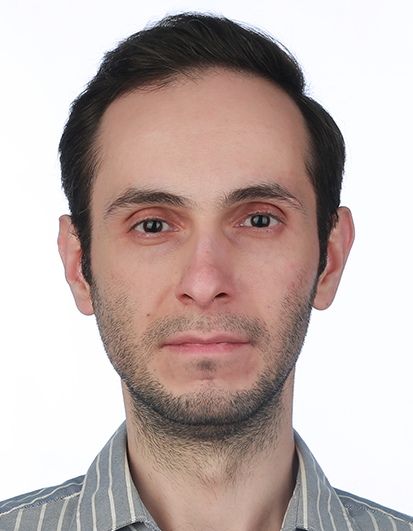
#> input picture AX.jpg, 413 x 531 px; its folder holds only this picture in this run
$ jupyter execute 'Exercise_ Batch_Image_Resizing.ipynb'
#> lines starting #> are read from the running program, lines starting #| are printed output that depends on the picture
# Exercise: Batch Image Resizing

[cell 1]
import glob
import cv2

[cell 2]
images = glob.glob("*.jpg")

[cell 3]
for image in images:
    img = cv2.imread(image, 0)
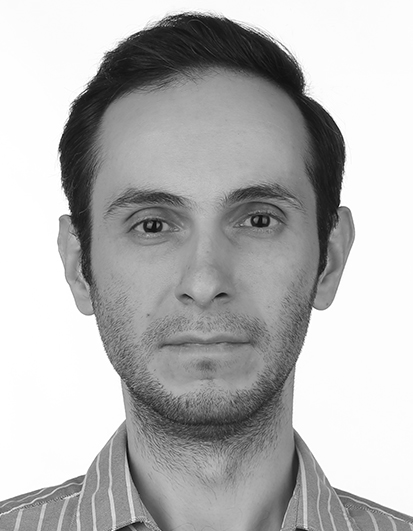
#> img: shape (531, 413); min 5, max 255, mean 180.8
    resized_img = cv2.resize(img, (100,100))
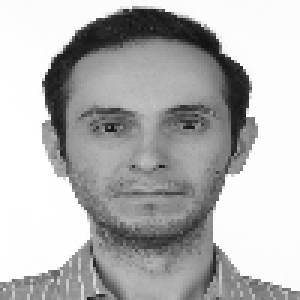
#> resized_img: shape (100, 100) (shown 3 times larger); min 19, max 255, mean 180.8
    cv2.imshow("Resizing...", resized_img)
    cv2.waitKey(500)
    cv2.destroyAllWindows()
    cv2.imwrite("resized_"+image, resized_img)

$ run again, on kangaroos-rain-australia.jpg
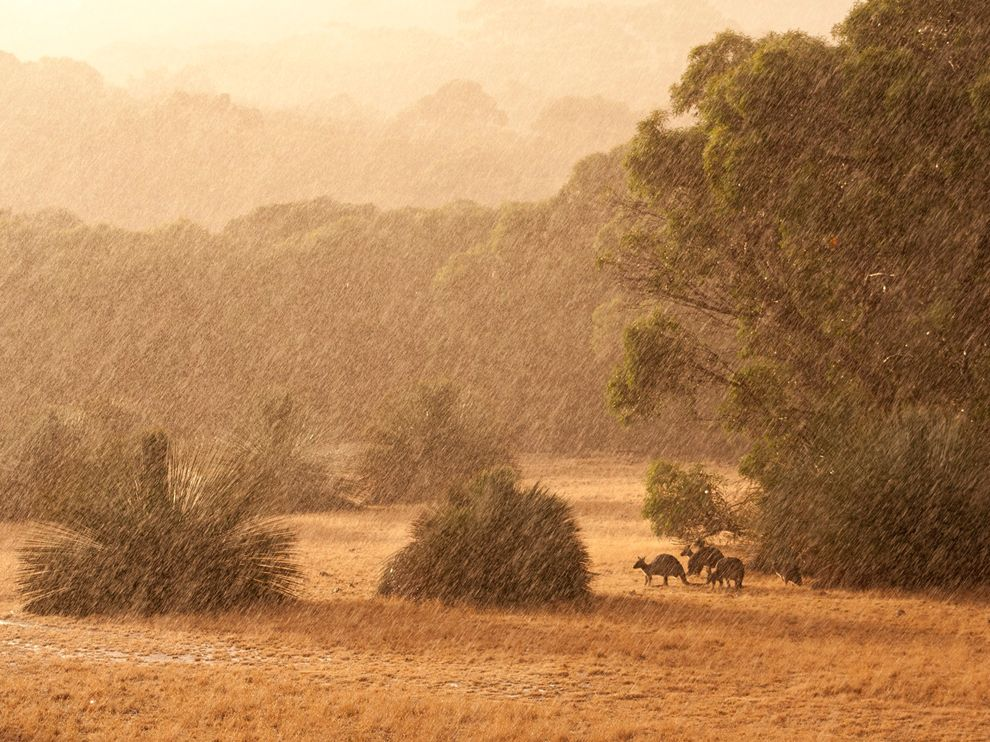
#> input picture kangaroos-rain-australia.jpg, 990 x 742 px
#> `img = cv2.imread(image, 0)`:
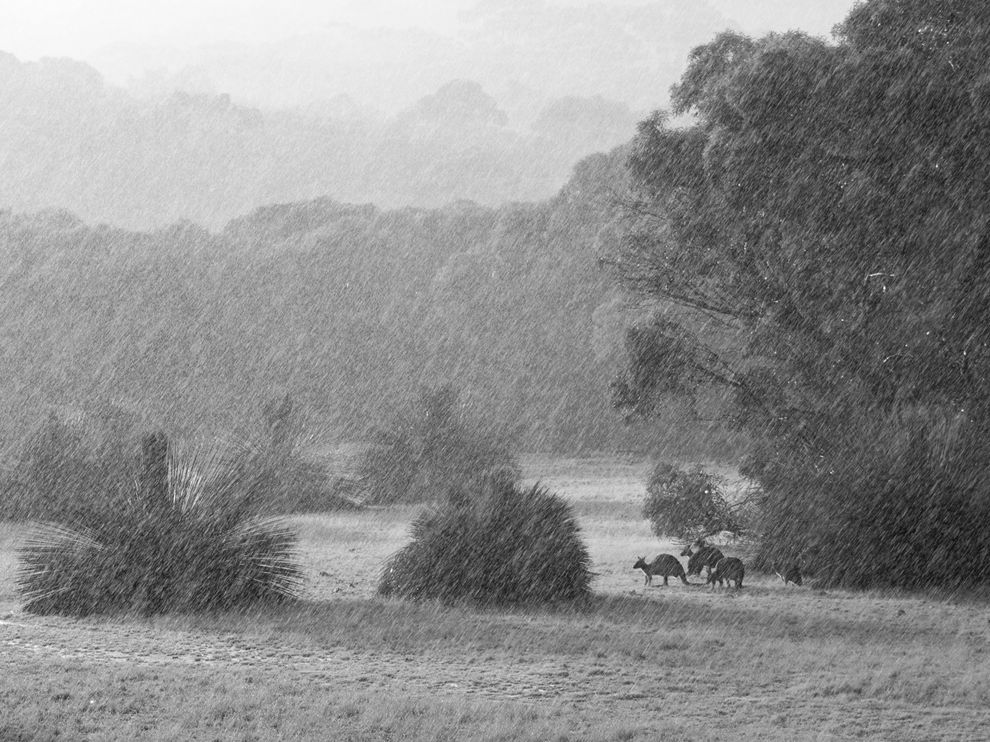
#> img: shape (742, 990); min 7, max 255, mean 141.3
#> `resized_img = cv2.resize(img, (100,100))`:
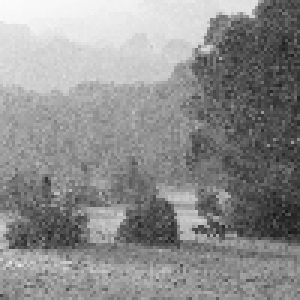
#> resized_img: shape (100, 100) (shown 3 times larger); min 23, max 251, mean 141.2

$ run again, on photo_mine.jpg
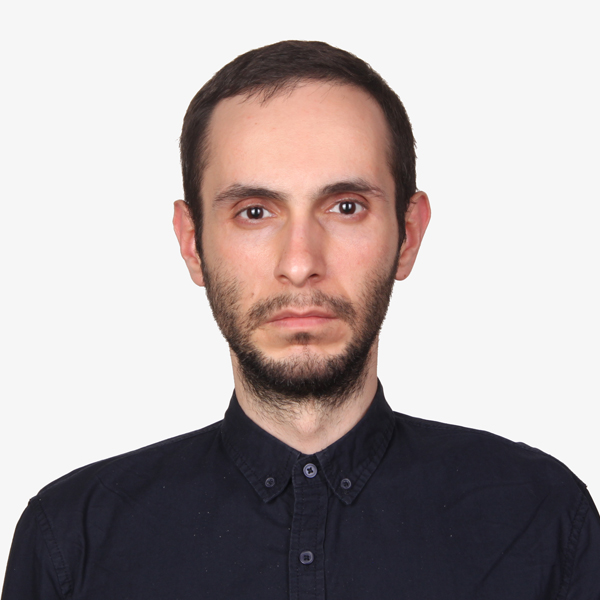
#> input picture photo_mine.jpg, 600 x 600 px
#> `img = cv2.imread(image, 0)`:
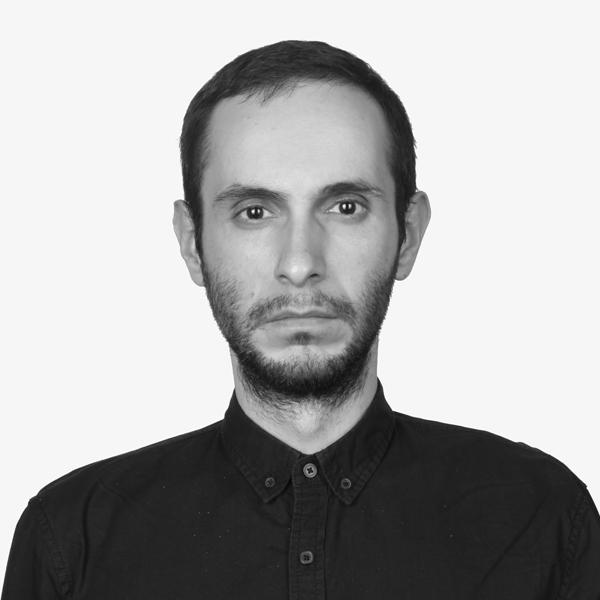
#> img: shape (600, 600); min 9, max 255, mean 168.7
#> `resized_img = cv2.resize(img, (100,100))`:
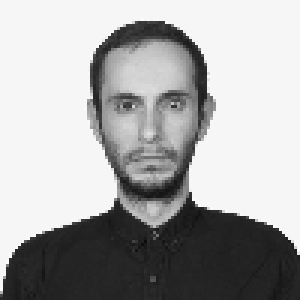
#> resized_img: shape (100, 100) (shown 3 times larger); min 12, max 251, mean 168.8
